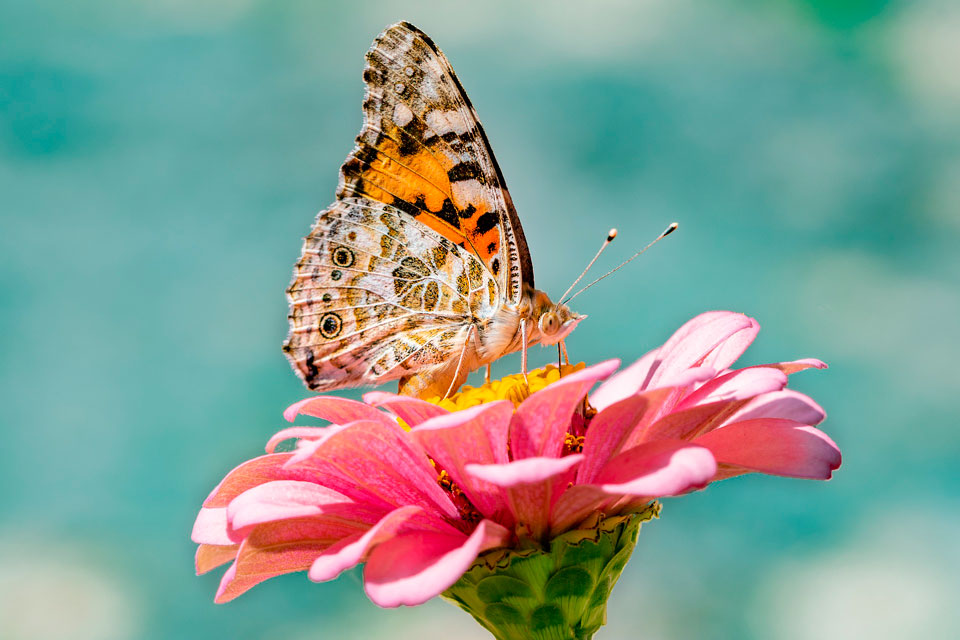
#> input picture image2.jpg, 960 x 640 px, found by its file name
$ python ContrasteHS.py
#> lines starting #> are read from the running program, lines starting #| are printed output that depends on the picture
from PIL import Image
#Metodo que juega con encontraste de pixeles rojos
def contrasteRojo(intensity):
    iI = intensity
    minI = 86
    maxI = 230
    minO = 0
    maxO = 255
    salidaContraste = (iI-minI)*(((maxO-minO)/(maxI-minI))+minO)
    return salidaContraste

#Metodo que juega con encontraste de pixeles verde
def contrasteVerde(intensity):
    iI = intensity
    minI = 90
    maxI = 225
    minO = 0
    maxO = 255
    salidaContraste = (iI-minI)*(((maxO-minO)/(maxI-minI))+minO)
    return salidaContraste

#Metodo que juega con encontraste de pixeles azul
def contrasteAzul(intensity):
    iI = intensity
    minI = 100
    maxI = 210
    minO = 0
    maxO = 255
    salidaContraste = (iI-minI)*(((maxO-minO)/(maxI-minI))+minO)
    return salidaContraste

imageObject = Image.open("./image2.jpg")
#> imageObject is the input picture: PIL image 960x640 RGB; mean R, G, B 135.1, 157.3, 147.6
#Hacemos la operacion de la formula vista en clase (Salida = (Ii-Mini)*(((Maxo-Mino)/(Maxi-Mini))+Mino))
multiBands = imageObject.split()
#Normalizamos todos los colores
normalizedRedBand = multiBands[0].point(contrasteRojo)
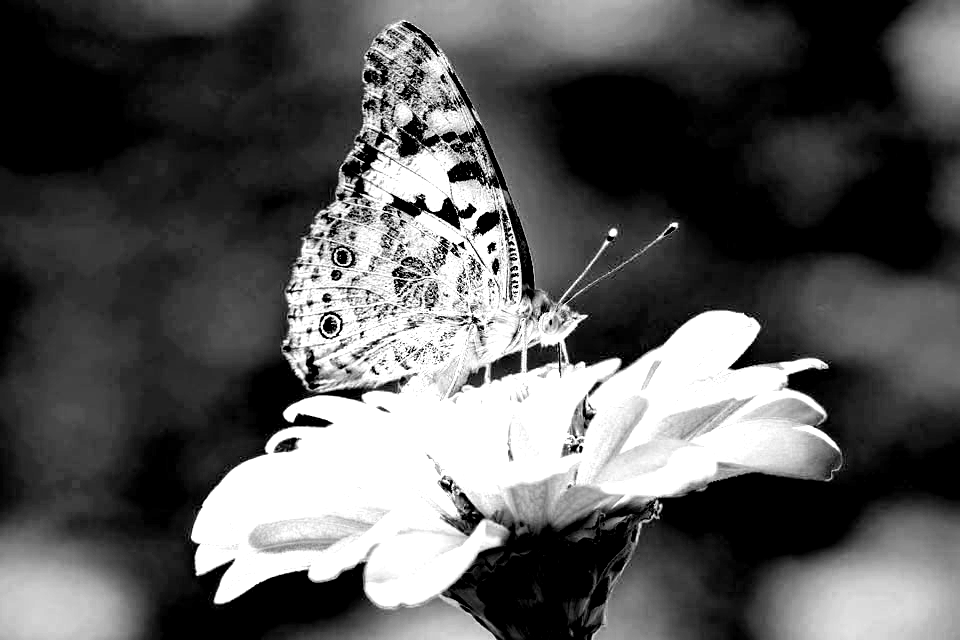
#> normalizedRedBand: PIL image 960x640 L; min 0, max 255, mean 89.9
normalizedGreenBand = multiBands[1].point(contrasteVerde)
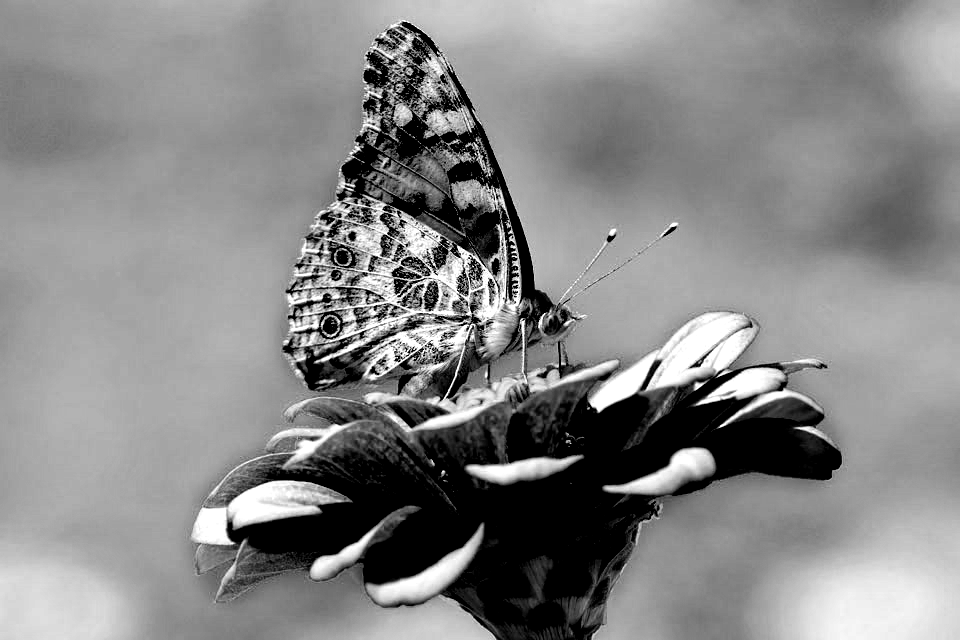
#> normalizedGreenBand: PIL image 960x640 L; min 0, max 255, mean 135
normalizedBlueBand = multiBands[2].point(contrasteAzul)
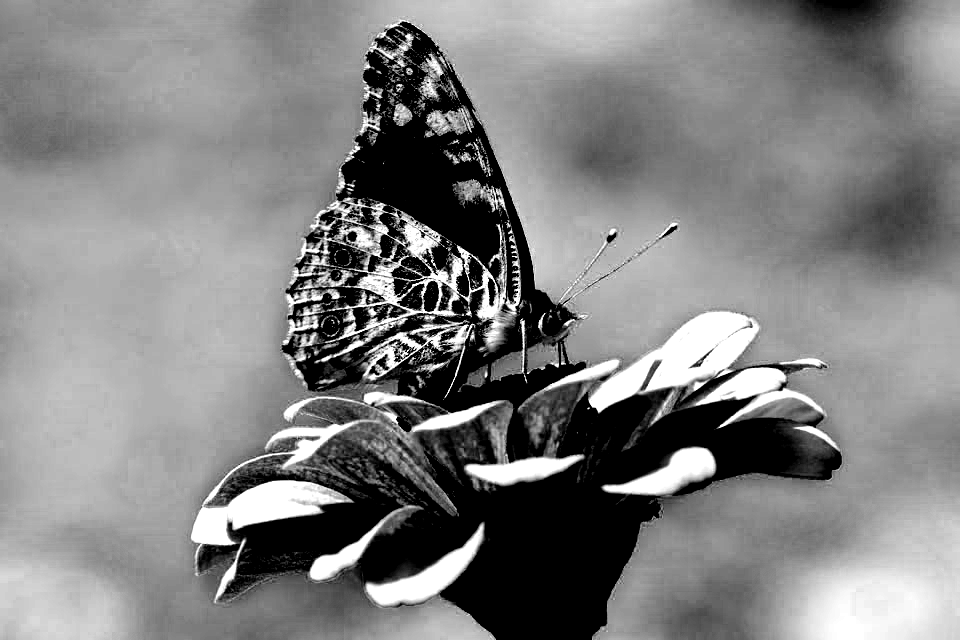
#> normalizedBlueBand: PIL image 960x640 L; min 0, max 255, mean 129.2
#creamos la nueva imagen con los pixeles de contraste
normalizedImage = Image.merge("RGB", (normalizedRedBand, normalizedGreenBand, normalizedBlueBand))
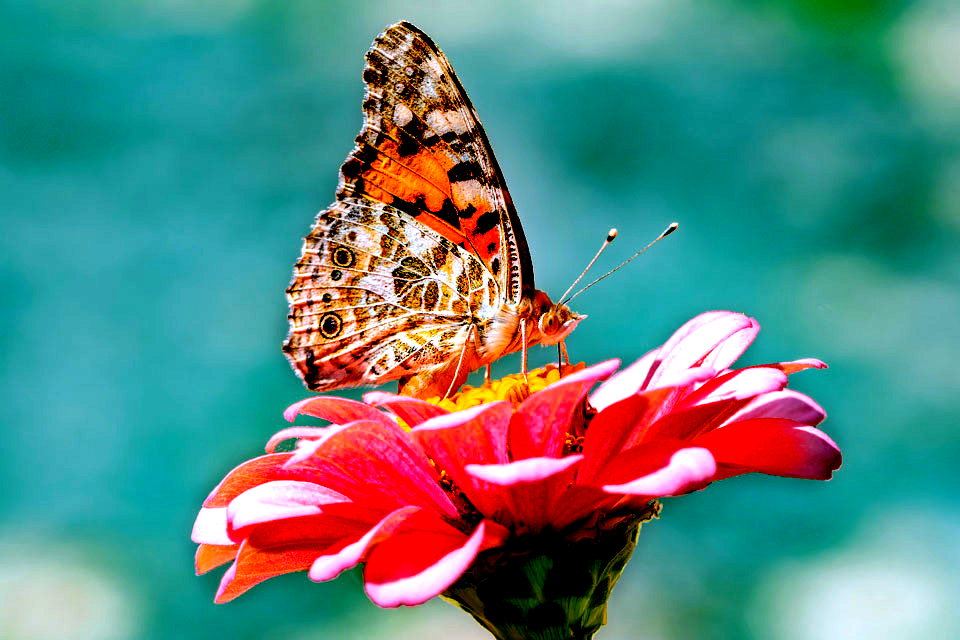
#> normalizedImage: PIL image 960x640 RGB; mean R, G, B 89.9, 135, 129.2
normalizedImage.show()
